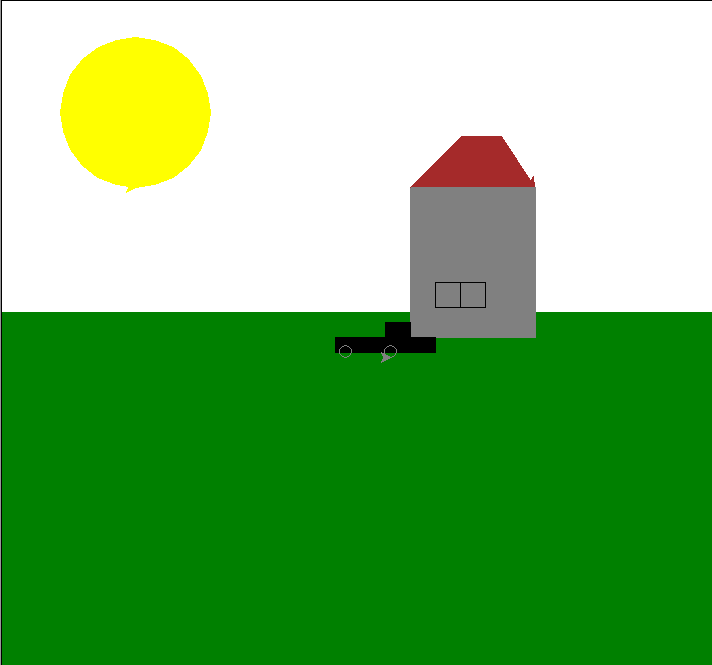

Generate this figure with Python:
import turtle
kvothe = turtle.Turtle()
snc = turtle.Screen()
Kylar = turtle.Turtle()
snc = turtle.Screen()
lee = turtle.Turtle()
snc = turtle.Screen()
bob = turtle.Turtle()
kvothe.color("yellow")
kvothe.penup()
kvothe.goto(-225,150)
kvothe.pendown()
kvothe.begin_fill()
kvothe.circle(75)
kvothe.end_fill()

Kylar.color("green")
Kylar.penup()
Kylar.goto(-400, 25)
Kylar.pendown()
Kylar.begin_fill()
Kylar.forward(800)
Kylar.right(90)
Kylar.forward(600)
Kylar.right(90)
Kylar.forward(800)
Kylar.right(90)
Kylar.forward(600)
Kylar.end_fill()

lee.color("gray")
lee.penup()
lee.goto(50, 0)
lee.pendown()
lee.begin_fill()
lee.forward(125)
lee.left(90)
lee.forward(150)
lee.left(90)
lee.forward(125)
lee.left(90)
lee.forward(150)
lee.end_fill()
lee.backward(150)
lee.color("brown")
lee.begin_fill()
lee.right(225)
lee.forward(72)
lee.right(45)
lee.forward(40)
lee.right(57)
lee.forward(60)
lee.end_fill()

bob.penup()
bob.goto(75, 30)
bob.pendown()
def square():
    for i in range(4):
        bob.forward(25)
        bob.left(90)
square()
bob.penup()
bob.goto(100, 30)
bob.pendown()
square()
bob.penup()
bob.goto(25, 15)
bob.pendown()
bob.begin_fill()
bob.forward(25)
bob.right(90)
bob.forward(25)
bob.right(90)
bob.forward(25)
bob.right(90)
bob.forward(25)
bob.backward(15)
bob.right(90)
bob.forward(50)
bob.right(90)
bob.forward(15)
bob.right(90)
bob.forward(100)
bob.right(90)
bob.forward(15)
bob.right(90)
bob.forward(50)
bob.end_fill()
bob.color("gray")
bob.penup()
bob.goto(-15, -20)
bob.pendown()
bob.circle(6)
bob.penup()
bob.goto(30, -20)
bob.pendown()
bob.circle(6)

turtle.exitonclick()
